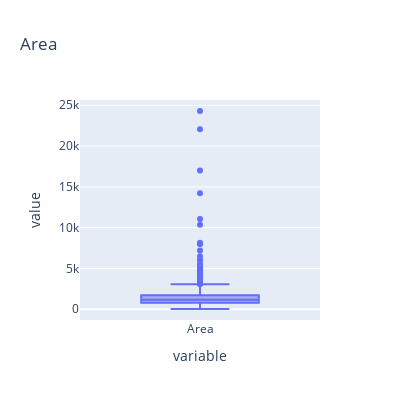
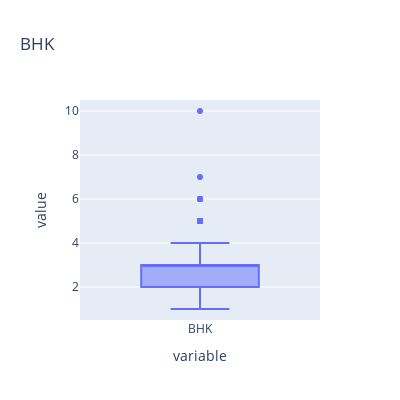

Notebook code for these charts, in order:
### Code cell
for i in num_col:
    fig=px.box(df[i],height=400,width=400,title=i)
    fig.show()

### Figure 1 — Plotly figure (JSON) as saved in the notebook; plotly's stock layout.template omitted (floating-point values rounded to 4 significant figures; data arrays with more than 128 entries replaced by an {"elided": "..."} marker saying what was removed)
{"data": [{"alignmentgroup": "True", "hovertemplate": "variable=%{x}<br>value=%{y}<extra></extra>", "legendgroup": "", "marker": {"color": "#636efa"}, "name": "", "notched": false, "offsetgroup": "", "orientation": "v", "showlegend": false, "type": "box", "x": {"elided": "1176 str values"}, "x0": " ", "xaxis": "x", "y": {"elided": "1176 float values"}, "y0": " ", "yaxis": "y"}], "layout": {"boxmode": "group", "height": 400, "legend": {"tracegroupgap": 0}, "title": {"text": "Area"}, "width": 400, "xaxis": {"anchor": "y", "domain": [0, 1], "title": {"text": "variable"}}, "yaxis": {"anchor": "x", "domain": [0, 1], "title": {"text": "value"}}}}

### Figure 2 — Plotly figure (JSON) as saved in the notebook; plotly's stock layout.template omitted (floating-point values rounded to 4 significant figures; data arrays with more than 128 entries replaced by an {"elided": "..."} marker saying what was removed)
{"data": [{"alignmentgroup": "True", "hovertemplate": "variable=%{x}<br>value=%{y}<extra></extra>", "legendgroup": "", "marker": {"color": "#636efa"}, "name": "", "notched": false, "offsetgroup": "", "orientation": "v", "showlegend": false, "type": "box", "x": {"elided": "1176 str values"}, "x0": " ", "xaxis": "x", "y": {"elided": "1176 int values"}, "y0": " ", "yaxis": "y"}], "layout": {"boxmode": "group", "height": 400, "legend": {"tracegroupgap": 0}, "title": {"text": "BHK"}, "width": 400, "xaxis": {"anchor": "y", "domain": [0, 1], "title": {"text": "variable"}}, "yaxis": {"anchor": "x", "domain": [0, 1], "title": {"text": "value"}}}}
